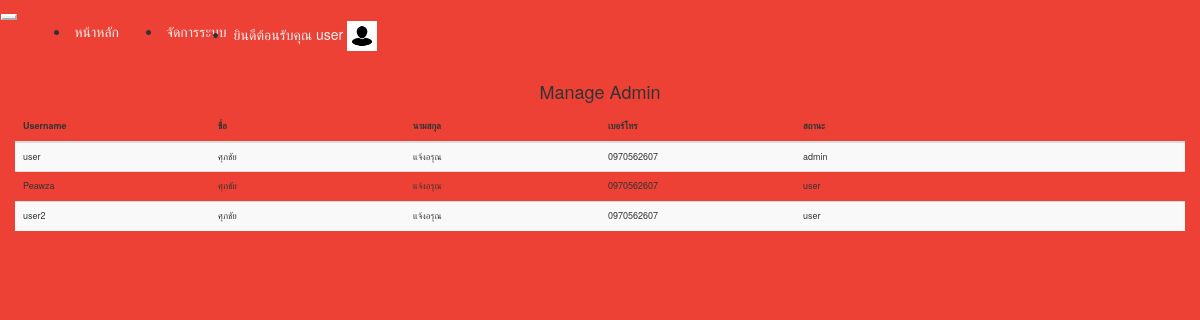
The page /manageuser.php (signed in) on the database its author committed.
### tables this page shows
CREATE TABLE `user` (
  `User_ID` int(11) NOT NULL,
  `User_Username` varchar(30) DEFAULT NULL,
  `User_Password` varchar(255) DEFAULT NULL,
  `User_Firstname` varchar(60) DEFAULT NULL,
  `User_Lastname` varchar(60) DEFAULT NULL,
  `User_Telephonenumber` varchar(20) DEFAULT NULL,
  `User_Email` varchar(100) DEFAULT NULL,
  `User_Photo` text DEFAULT 'profile.png',
  `User_Createdate` date DEFAULT NULL,
  `User_Type` varchar(20) DEFAULT NULL
);

### manageuser.php (the view, shortened to what this page needs)
<!DOCTYPE html>
<html lang="en">
<head>
    <?php
    include('include/importcss.php');
    ?>
</head>
<?php
require_once("php/connect.php");
$sql = "SELECT * FROM user";
$query = mysqli_query($conn, $sql);
?>
<?php
include('include/navber.php');
?>
</head>
<body>
    <div class="container-fluid py-5">
        <div class="card ">
            <div class="header py-3">
                <h4 class="title text-center">Manage Admin</h4>
            </div>
            <div class="content">
                <div class="content table-responsive table-full-width">
                    <table class="table table-striped">
                        <div class="row">
                            <form name="frmMain" method="post" action="<?php echo $_SERVER["PHP_SELF"]; ?>">
                                <thead>
                                    <th width="15%"><b>Username</b></th>
                                    <th width="15%"><b>ชื่อ</b></th>
                                    <th width="15%"><b>นามสกุล</b></th>
                                    <th width="15%"><b>เบอร์โทร</b></th>
                                    <th width="15%"><b>สถานะ</b></th>
                                    <th width="15%"><b></b></th>
                                </thead>
                                <tbody>
                                    <?php
                                    while ($result = mysqli_fetch_array($query, MYSQLI_ASSOC)) { ?>
                                    <tr>
                                        <td><?php echo $result["User_Username"]; ?></td>
                                        <td><?php echo $result["User_Firstname"]; ?></td>
                                        <td><?php echo $result["User_Lastname"]; ?></td>
                                        <td><?php echo $result["User_Telephonenumber"]; ?></td>
                                        <td><?php echo $result["User_Type"]; ?></td>
                                        <td> &nbsp;&nbsp;
                                        </td>
                            </form>
                            </tr>
                            <?php
                                    }
                        ?>
                        </div>
                    </table>
                </div>
            </div>
        </div>
    </div>
</body>
</html>

### include/importcss.php (shortened to what this page needs)
<link rel="stylesheet" href="node_modules/bootstrap/dist/css/bootstrap.min.css">
<link rel="stylesheet" href="node_modules/font-awesome5/css/fontawesome-all.css">
<link rel="stylesheet" href="include/CSS/styles.css?v=<?php echo filemtime('include/CSS/styles.css'); ?>"
    type=" text/css">

### include/navber.php (shortened to what this page needs)
<nav class="navbar navbar-expand-lg  ">
    <button class="navbar-toggler  btn-navber " type="button" data-toggle="collapse" data-target="#navbarNavDropdown"
        aria-controls="navbarNavDropdown" aria-expanded="false" aria-label="Toggle navigation">
    </button>
    <div class="collapse navbar-collapse" id="navbarNavDropdown">
        <div class="collapse navbar-collapse" id="navbarNavDropdown">
            <ul class="navbar-nav mr-auto">
                <li class="nav-item">
                    <a class="nav-link" href="index.php">หน้าหลัก <span class="sr-only">(current)</span></a>
                </li>
            </ul>
            <ul class="navbar-nav ml-auto">
                <?php
                if (isset($_SESSION['ID'])) {
                ?>
                <?php
                    if ($_SESSION['UserType'] == 'admin') {
                    ?>
                <li class="nav-item dropdown">
                    <a class="nav-link dropdown-toggle" href="#" id="navbarDropdownMenuLink" role="button"
                        data-toggle="dropdown" aria-haspopup="true" aria-expanded="false">
                        จัดการระบบ
                    </a>
                </li>
                <li class="nav-item dropdown">
                    <a class="nav-link dropdown-toggle" href="#" id="navbarDropdownMenuLink" role="button"
                        data-toggle="dropdown" aria-haspopup="true" aria-expanded="false">
                        ยินดีต้อนรับคุณ <?php echo $_SESSION['Username']; ?> <img
                            src="img/profile/<?php echo $_SESSION['Photo']; ?>" alt="<?php echo $_SESSION['Photo']; ?>"
                            class="iconphoto img-fluid rounded-circle">
                    </a>
                </li>
                <?php
                    }
                    ?>
                <?php
                }
                ?>
            </ul>
        </div>
    </div>
</nav>

### include/CSS/styles.css (style rules this page uses)
body { background: linear-gradient(1deg, #ed4135, #ed4135); background-size: 400% 400%; -webkit-animation: AnimationName 59s ease infinite; -moz-animation: AnimationName 59s ease infinite; animation: AnimationName 59s ease infinite; }
.iconphoto { width: 30px; height: 30px; }
.btn-navber { border-color: rgb(255, 255, 255); }
.card { font-size: 0.9rem; line-height: 1.1; }
.navbar { background-color: #ed4135; }
.navbar .navbar-nav .nav-link { color: #ecf0f1; border-radius: .25rem; margin: 0 0.25em; }
.navbar .navbar-collapse, .navbar .navbar-form { border-color: #ecf0f1; }

### rows shown on the page
user: User_Username "user", User_Firstname "ศุภชัย", User_Lastname "แจ้งอรุณ", User_Telephonenumber "0970562607", User_Type "admin"
user: User_Username "Peawza", User_Firstname "ศุภชัย", User_Lastname "แจ้งอรุณ", User_Telephonenumber "0970562607", User_Type "user"
user: User_Username "user2", User_Firstname "ศุภชัย", User_Lastname "แจ้งอรุณ", User_Telephonenumber "0970562607", User_Type "user"

### other values the page prints
$_SESSION['Username'] "user"
